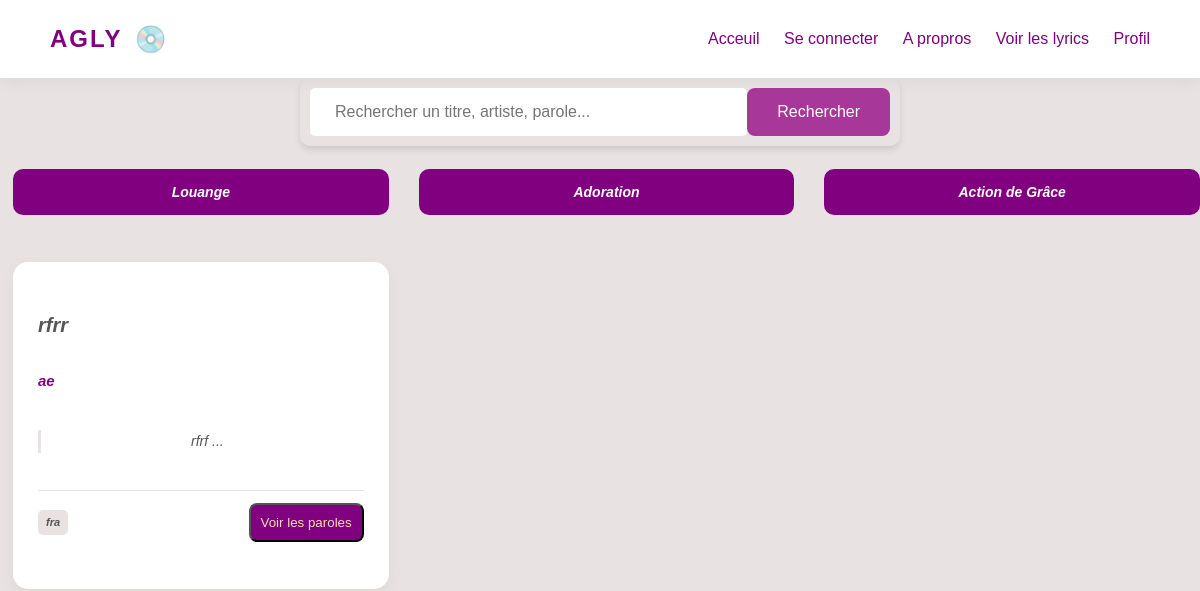
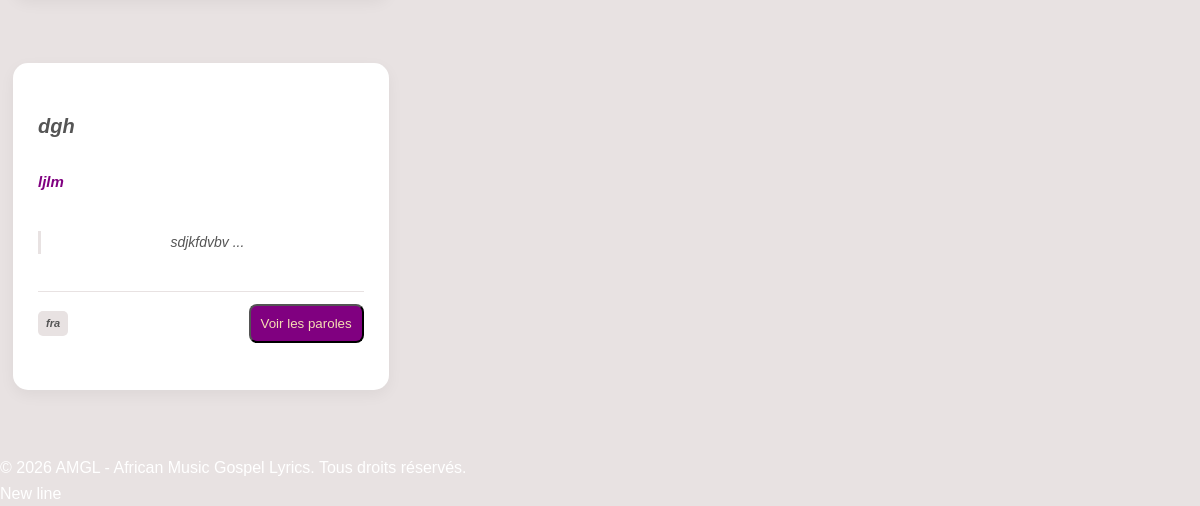
/lyrics/, run on an earlier commit of the app's database (2 pictures, top to bottom).
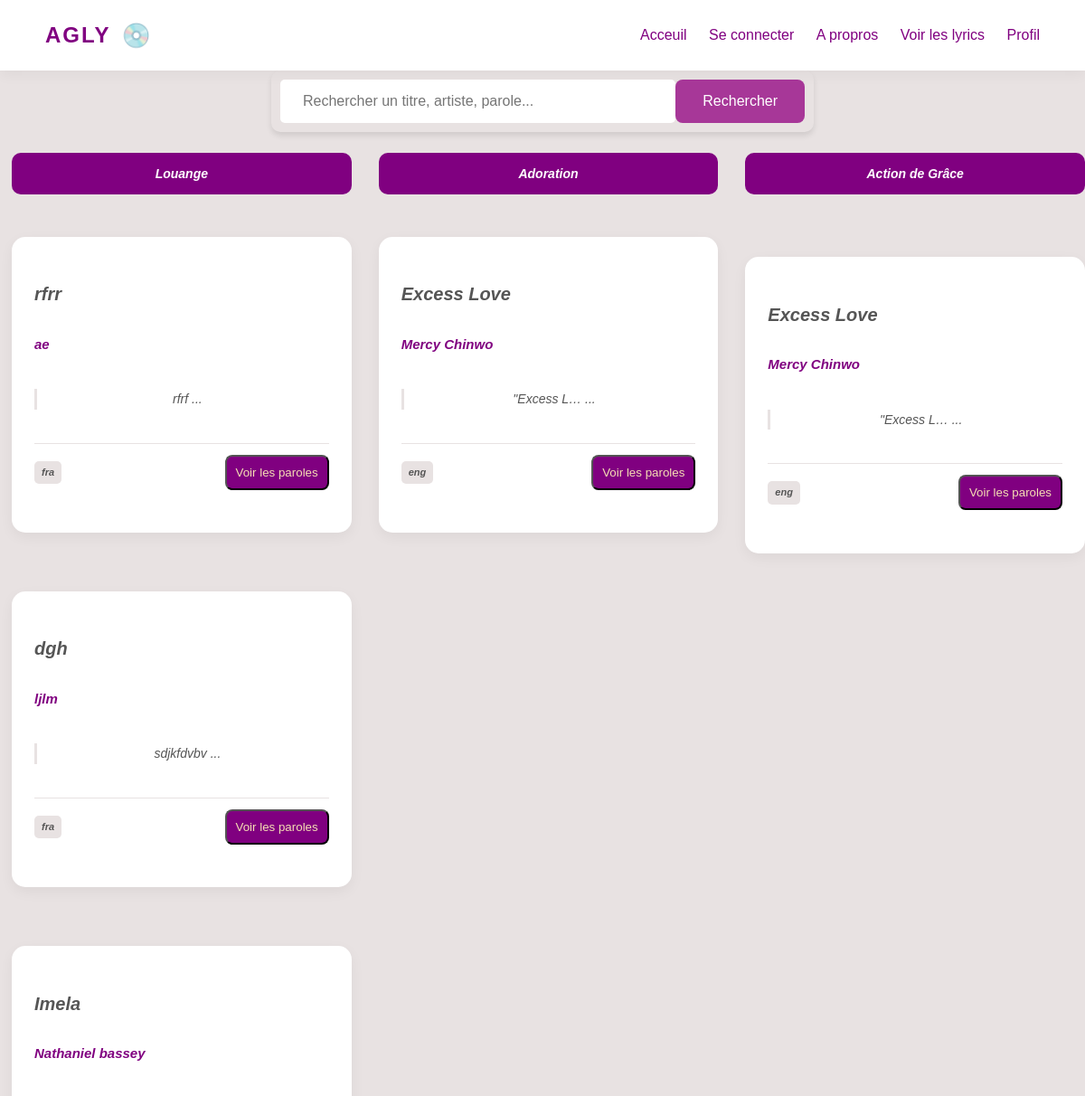
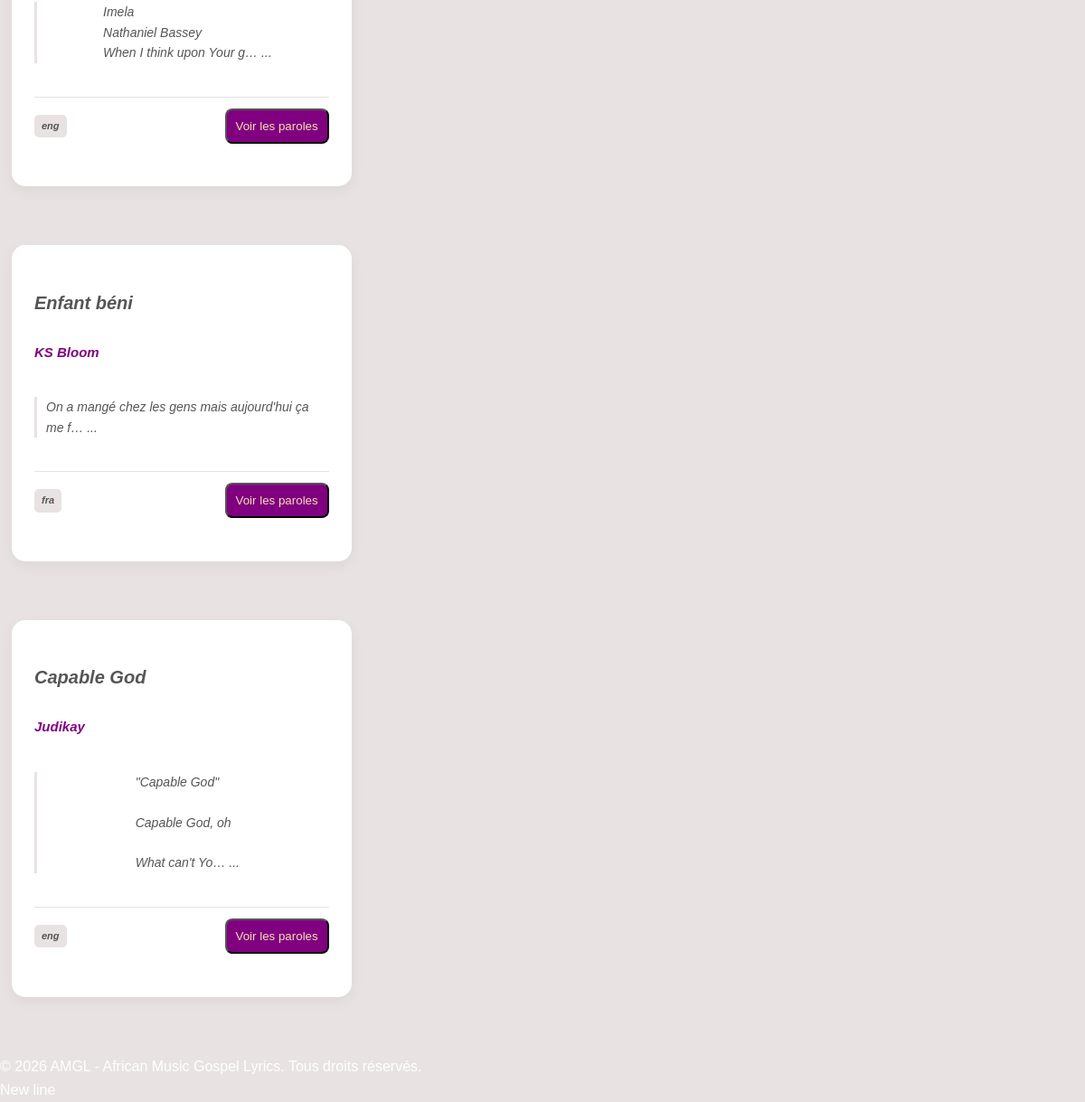
And on a later commit of the database (2 pictures, top to bottom).
### chants/models.py (models this page shows, shortened)
class Chant(models.Model):
    THEMES = [
    ('LOUANGE', 'Louange'),
    ('ADORATION', 'Adoration'),
    ('GRACE', 'Action de grâce')
    ]
    LANGUAGE_CHOICES = sorted(
    [(lang.alpha_3, lang.name) for lang in pycountry.languages if hasattr(lang, 'alpha_3')],
    key=lambda x: x[1]
)
    titre = models.CharField(max_length=200)
    artiste = models.CharField(max_length=200)
    langue = models.CharField(max_length=3, choices=LANGUAGE_CHOICES, default='fra')
    theme = models.CharField(max_length=20, choices=THEMES, default='LOUANGE')
    paroles = models.TextField()
    lien = models.URLField(blank=True,null=True)

### chants/views.py (the view)
# urls.py: path('lyrics/',views.lyrics,name='lyrics'),
def lyrics(request):
    louange = Chant.objects.filter(theme='LOUANGE')
    adoration = Chant.objects.filter(theme='ADORATION')
    grace = Chant.objects.filter(theme='GRACE')
    return render(request,'chants/lyrics.html',{'louange':louange,'adoration':adoration,'grace':grace})

### templates/chants/lyrics.html (shortened to what this page needs)
<!DOCTYPE html>
<html lang="en">
<head>
</head>
<body>
    <header>
        <div class="logo-container">
            <div class="logo">AGLY</div>
            <div class="w3-spin">💿</div>
        </div>
        <nav>
            <a href="{% url 'acceuil' %}">Acceuil</a>
            <a href="{% url 'connexion' %}">Se connecter</a>
            <a href="{% url 'apropos' %}">A propros</a>
            <a href="{% url 'lyrics' %}">Voir les lyrics</a>
            <a href="{% url 'profil' %}">Profil</a>
        </nav>
    </header>
    <div class="search-container">
    <input type="text" id="search-container" placeholder="Rechercher un titre, artiste, parole..."><button id="searchButton">Rechercher</button></div>
        <div class="lyrics" id="lyrics">
        <div class="carte">
            <div class="theme">Louange</div>
            {% for chant in louange %}
            <div class="chanson">
                <div class="titre"> {{chant.titre}} </div>
                <div class="artiste"> {{chant.artiste}} </div>
                <div class="lyrics">{{ chant.paroles|truncatechars:50 }} ... </div>
                <div class="footer">
                    <span class="langue"> {{chant.langue}} </span>
                    <a href= {% url "detail" chant.id %}><button class="button-voir-plus">Voir les paroles</button></a>
                </div>
            </div>
            {% endfor %}
        </div>
        <div class="carte">
            <div class="theme">Adoration</div>
            {% for chant in adoration %}
            <div class="chanson">
                <div class="titre"> {{chant.titre}} </div>
                <div class="artiste"> {{chant.artiste}} </div>
                <div class="lyrics">{{ chant.paroles|truncatechars:10 }} ... </div>
                <div class="footer">
                    <span class="langue"> {{chant.langue}} </span>
                    <a href= {% url "detail" chant.id %}><button class="button-voir-plus">Voir les paroles</button></a>
                </div>
            </div>
            {% endfor %}
        </div>
        <div class="carte">
            <div class="theme">Action de Grâce</div>
            {% for chant in adoration %}
            <div class="chanson">
                <div class="titre"> {{chant.titre}} </div>
                <div class="artiste"> {{chant.artiste}} </div>
                <div class="lyrics">{{ chant.paroles|truncatechars:10 }} ... </div>
                <div class="footer">
                    <span class="langue"> {{chant.langue}} </span>
                    <a href= {% url "detail" chant.id %}><button class="button-voir-plus">Voir les paroles</button></a>
                </div>
            </div>
            {% endfor %}
        </div>
    </div>
    <footer>
        &copy; 2026 AMGL - African Music Gospel Lyrics. Tous droits réservés.
    </footer>
    New line
</body>
</html>

### templates/chants/lyrics.html (style rules this page uses)
* { margin: 0; padding: 0; box-sizing: border-box; font-family: Arial, sans-serif; }
.search-container { max-width: 600px; margin: 0 auto; display: flex; box-shadow: 0 4px 6px rgba(0,0,0,0.1); border-radius: 10px; overflow: hidden; padding: 10px; }
input { flex: 1; padding: 15px 25px; border: none; border-radius: 5px ; font-size: 16px; outline: none; display: flex; justify-content: space-between; }
#searchButton { padding: 15px 30px; border: none; border-radius: 8px; background-color: #a73798; color: white; font-size: 16px; cursor: pointer; transition: 0.2s; }
@media (max-width: 1200px) { body { overflow: auto; } }
body { background-color: #e8e2e2; color: #ffffff; line-height: 1.6; }
header { display: flex; justify-content: space-between; align-items: center; padding: 20px 50px; background-color: white; box-shadow: 0px 4px 15px rgba(0, 0, 0, 0.05); }
.logo-container { display: flex; align-items: center; gap: 12px; }
.logo { font-size: 24px; font-weight: bold; color: purple; letter-spacing: 2px; animation: pulseLogo 5s infinite ease-in-out; display:inline-block; }
.w3-spin { display: inline-block; font-size: 26px; line-height: 1; animation: rotation-infinie 4s infinite linear; cursor: pointer; }
nav a { color: purple; text-decoration: none; margin-left: 20px; transition: color 0.5s; padding-bottom: 5px; position: relative; }
nav a::after { content: ''; position: absolute; width: 100%; transform: scaleX(0); height: 2px; bottom: 0; left: 0; background-color: purple; transform-origin: bottom right; transition: transform 0.3s ease-out; }
.lyrics { display: flex; justify-content: center; gap: 30px; max-width: 1200px; margin: 0 auto; flex-wrap: wrap; transition: all 0.3s ease; }
.carte { flex: 1; min-width: 300px; max-width: 380px; transition: all 0.3s ease; margin-top: 0; }
.theme { background-color: purple; color: white; padding: 12px; border-radius: 10px; text-align: center; font-weight: bold; margin-bottom: 2px; }
.chanson { background-color: white; border-radius: 15px; padding: 25px; margin-bottom: 20px; box-shadow: 0 5px 15px rgba(0, 0, 0, 0.05); transition: transform 0.3s, box-shadow 0.3s; cursor: pointer; }
.titre { font-size: 20px; font-weight: bold; margin-bottom: 5px; }
.artiste { font-size: 15px; color: purple; font-weight: bold; margin-bottom: 15px; }
.lyrics { color: #555555; font-size: 14px; font-style: italic; border-left: 3px solid #e8e2e2; padding-left: 10px; white-space: pre-line; }
.footer { display: flex; justify-content: space-between; align-items: center; margin-top: 15px; border-top: 1px solid #e8e2e2; padding-top: 12px; }
.langue { background-color: #e8e2e2; color: #555555; font-size: 11px; padding: 4px 8px; border-radius: 5px; font-weight: bold; }
.button-voir-plus { padding: 10px; background-color: purple; border-radius: 8px; color: wheat; }

What changed in the data, as far as the page shows it:
added Chant: titre "Imela", artiste "Nathaniel bassey", paroles "Imela Nathaniel Bassey When I think upon Your g…", langue "eng"
added Chant: titre "Enfant béni", artiste "KS Bloom", paroles "On a mangé chez les gens mais aujourd'hui ça me f…", langue "fra"
added Chant: titre "Capable God", artiste "Judikay", paroles "\"Capable God\" Capable God, oh What can't Yo…", langue "eng"
added Chant: titre "Excess Love", artiste "Mercy Chinwo", paroles "\"Excess L…", langue "eng"
